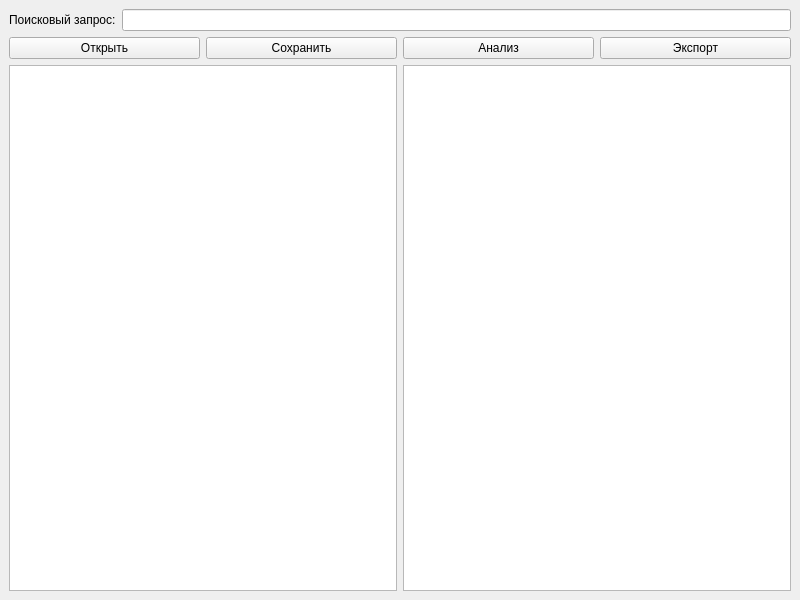
<?xml version="1.0" encoding="UTF-8"?>
<ui version="4.0">
 <class>MainWindow</class>
 <widget class="QMainWindow" name="MainWindow">
  <property name="geometry">
   <rect>
    <x>0</x>
    <y>0</y>
    <width>800</width>
    <height>600</height>
   </rect>
  </property>
  <property name="windowTitle">
   <string>MainWindow</string>
  </property>
  <widget class="QWidget" name="centralwidget">
   <layout class="QVBoxLayout" name="verticalLayout">
    <item>
     <layout class="QHBoxLayout" name="horizontalLayout">
      <item>
       <widget class="QLabel" name="label">
        <property name="text">
         <string>Поисковый запрос:</string>
        </property>
       </widget>
      </item>
      <item>
       <widget class="QLineEdit" name="queryEdit"/>
      </item>
     </layout>
    </item>
    <item>
     <layout class="QHBoxLayout" name="horizontalLayout_2">
      <item>
       <widget class="QPushButton" name="openButton">
        <property name="text">
         <string>Открыть</string>
        </property>
       </widget>
      </item>
      <item>
       <widget class="QPushButton" name="saveButton">
        <property name="text">
         <string>Сохранить</string>
        </property>
       </widget>
      </item>
      <item>
       <widget class="QPushButton" name="analyzeButton">
        <property name="text">
         <string>Анализ</string>
        </property>
       </widget>
      </item>
      <item>
       <widget class="QPushButton" name="exportButton">
        <property name="text">
         <string>Экспорт</string>
        </property>
       </widget>
      </item>
     </layout>
    </item>
    <item>
     <layout class="QHBoxLayout" name="horizontalLayout_3">
      <item>
       <widget class="QPlainTextEdit" name="sourceEdit"/>
      </item>
      <item>
       <widget class="QPlainTextEdit" name="resultEdit">
        <property name="readOnly">
         <bool>true</bool>
        </property>
       </widget>
      </item>
     </layout>
    </item>
   </layout>
  </widget>
 </widget>
 <resources/>
 <connections/>
</ui>
